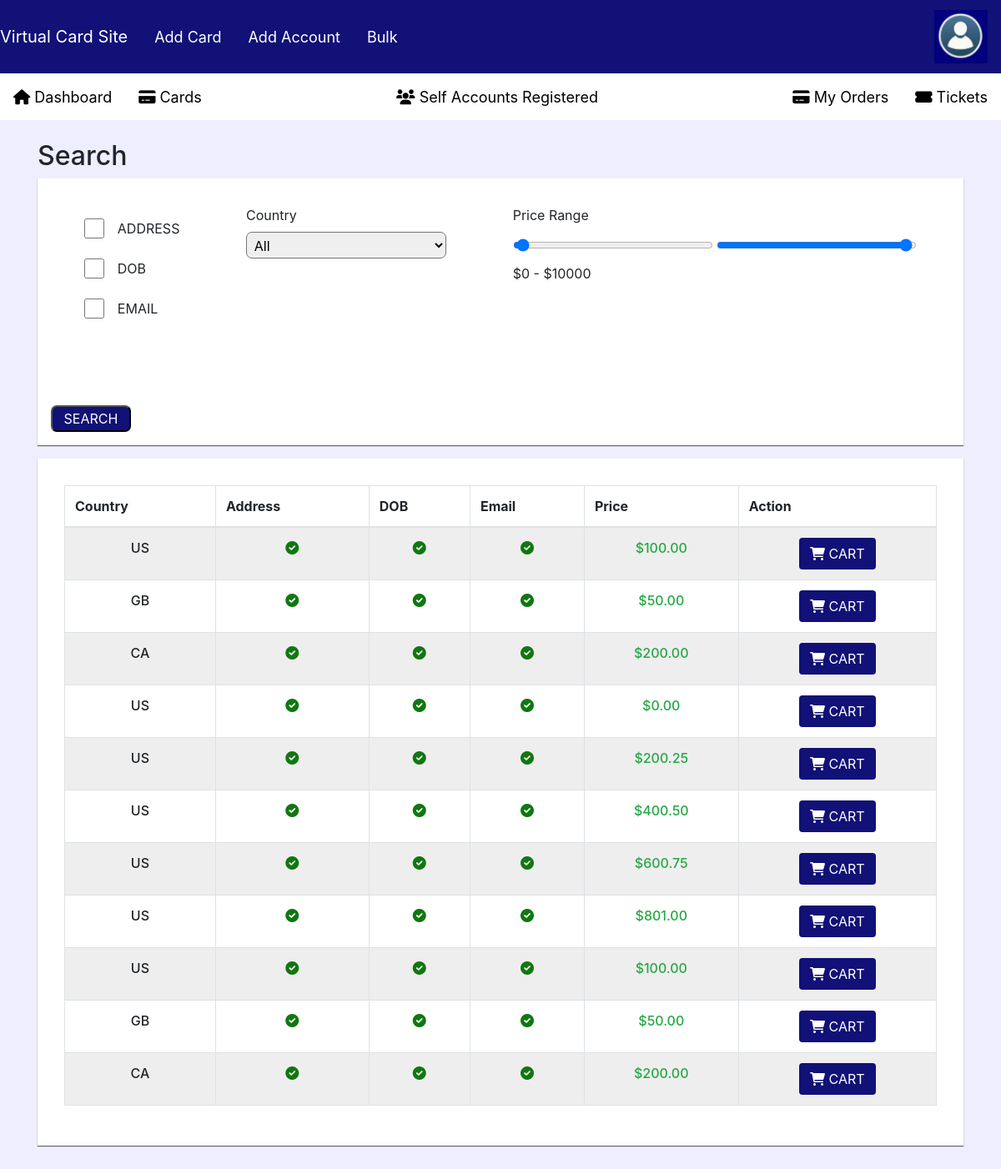
Screenshot of /wholesale_detail_cards/ (signed in) with the database file from the repository.
### cards/models.py (models this page shows, shortened)
class Card(SellingItem):
    exp_date = models.CharField(max_length=5)
    name = models.CharField(max_length=100)
    address = models.CharField(max_length=255, null=True)
    city = models.CharField(max_length=100)
    state = models.CharField(max_length=100)
    email = models.EmailField(blank=True, null=True)
    phone = models.CharField(max_length=15, blank=True, null=True)
    dob = models.DateField(blank=True, null=True)
    ssn = models.CharField(max_length=200, blank=True, null=True)
    ip = models.CharField(max_length=20, blank=True, null=True)
    class Meta:
        abstract = False

class WholesaleCard(Card):
    number = models.CharField(max_length=16)
    quantity = models.IntegerField()
    user_agents = models.TextField()
    cvv = models.CharField(max_length=3)

class SellingItem(models.Model):
    country = CountryField(blank_label='(Select Country)', null=True, blank=True)
    description = models.TextField()
    price = models.DecimalField(max_digits=10, decimal_places=2)
    available = models.BooleanField(default=True, null=True, blank=True)
    class Meta:
        abstract = False

### cards/views.py (the view, shortened to what this page needs)
# urls.py: path('wholesale_detail_cards/', wholesale_detail_cards, name='wholesale_detail_cards'),
@login_required
def wholesale_detail_cards(request):
    cards = WholesaleCard.objects.filter(available=True)
    countries = list(set(card.country for card in cards))
    return render(request, 'cards/wholesale_detail_cards.html', {
        'cards': cards,
        'countries': countries
    })

### cards/context_processors.py (called while the page is built)
def add_balance_to_context(request):
    balance = 0
    shopping_count = 0
    if request.user.is_authenticated:
        try:
            account = Account.objects.get(user=request.user)
            balance = account.balance
            shopping_count = Shopping.objects.filter(user=request.user).count()
        except Account.DoesNotExist:
            balance = 0
            shopping_count = 0
    return {
        'balance': balance,
        'shopping_count': shopping_count
    }

### cards/templates/cards/wholesale_detail_cards.html (shortened to what this page needs)
{% extends 'cards/base_generic.html' %}
{% block content %}
<div class="cards-div">
    <h2>Search</h2>
    <div class="search-div">
        <div class="search-elements">
            <div>
                <div class="checkboxes">
                    <input type="checkbox" name="address" id="address">
                    <label for="address">ADDRESS</label>
                </div>
                <div class="checkboxes">
                    <input type="checkbox" name="dob" id="dob">
                    <label for="dob">DOB</label>
                </div>
                <div class="checkboxes">
                    <input type="checkbox" name="email" id="email">
                    <label for="email">EMAIL</label>
                </div>
            </div>
            <div>
                <label for="country">Country</label>
                <br/>
                <select id="country" name="country" class="custom-input">
                    <option value="All">All</option>
                </select>
            </div>
            <div>
                <label>Price Range</label>
                <br/>
                <input type="range" id="min-price" min="0" max="10000" step="10" value="0" class="custom-input" oninput="updatePriceRange()">
                <input type="range" id="max-price" min="0" max="10000" step="10" value="10000" class="custom-input" oninput="updatePriceRange()">
                <br/>
                <label id="price-label">$0 - $10000</label>
            </div>
        </div>
        <button class="search-button" onclick="submitSearch()">SEARCH</button>
    </div>
    <div class="cards-table">
        <table class="table table-bordered">
            <thead>
                <tr>
                    <th>Country</th>
                    <th>Address</th>
                    <th>DOB</th>
                    <th>Email</th>
                    <th>Price</th>
                    <th>Action</th>
                </tr>
            </thead>
            <tbody>
                {% for card in cards %}
                <tr>
                    <td>
                        {{ card.country }}
                    </td>
                    <td>
                        {% if card.address %}
                            <i class="fas fa-check-circle ok-icon"></i>
                        {% else %}
                            <i class="fas fa-times-circle no-icon"></i>
                        {% endif %}
                    </td>
                    <td>
                        {% if card.dob %}
                            <i class="fas fa-check-circle ok-icon"></i>
                        {% else %}
                            <i class="fas fa-times-circle no-icon"></i>
                        {% endif %}
                    </td>
                    <td>
                        {% if card.email %}
                            <i class="fas fa-check-circle ok-icon"></i>
                        {% else %}
                            <i class="fas fa-times-circle no-icon"></i>
                        {% endif %}
                    </td>
                    <td class="text-success">${{ card.price }}</td>
                    <td><a href="{% url 'add_wholesale_shop' card.id %}" class="btn cart-btn">
                        <i class="fas fa-shopping-cart"></i> CART
                    </a></td>
                </tr>
                {% empty %}
                <tr>
                    <td colspan="6">No cards available at the moment.</td>
                </tr>
                {% endfor %}
            </tbody>
        </table>
    </div>
</div>
{% endblock %}

### cards/templates/cards/base_generic.html (style rules this page uses)
body { background-color: #eef; }
div { text-decoration: none; }
.cards-div { margin-top: 1rem; width: 100%; display: flex; flex-direction: column; margin-left: 50%; transform: translateX(-50%); }
.search-div { min-height: 20rem; display: flex; flex-direction: column; justify-content: space-between; background-color: white; box-shadow: 0px 1px 1px rgba(100, 100, 100, 100); padding: 1rem; }
.search-elements { margin-top: 1rem; display: flex; flex-direction: row; justify-content: space-around; }
.checkboxes { display: flex; flex-direction: row; margin-top: 1rem; }
.checkboxes input { margin-right: 1rem; width: 1.5rem; height: 1.5rem; border-radius: 10px; border: solid black 1px; }
.custom-input { width: 15rem; border-radius: 7px; height: 2rem; padding: 0.3rem; }
.search-button { width: 6rem; height: 2rem; background-color: #117; color: white; border-radius: 7px; }
.cards-table { overflow-x: auto; white-space: nowrap; margin-top: 1rem; margin-bottom: 3rem; background-color: white; box-shadow: 0px 1px 1px rgba(100, 100, 100, 100); padding: 2rem; }
.cards-table table tbody td { text-align: center; font-weight: 500; }
.cards-table table tbody tr:nth-child(odd) { background-color: #eee; }
.ok-icon { color: #171; }
.cart-btn, .cart-btn:hover { background-color: #117; cursor: pointer; color: white; }

### rows the page displays
WholesaleCard: country "US", price "100.00"
WholesaleCard: country "GB", price "50.00"
WholesaleCard: country "CA", price "200.00"
WholesaleCard: country "US", price "0.00"
WholesaleCard: country "US", price "200.25"
WholesaleCard: country "US", price "400.50"
WholesaleCard: country "US", price "600.75"
WholesaleCard: country "US", price "801.00"
WholesaleCard: country "US", price "100.00"
WholesaleCard: country "GB", price "50.00"
WholesaleCard: country "CA", price "200.00"
